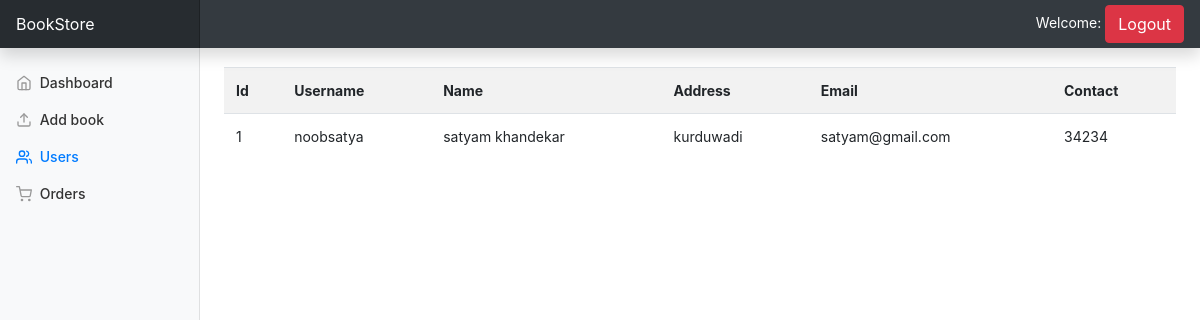
The page /users.php on the database its author committed.
### tables this page shows
CREATE TABLE `register` (
  `id` int(11) NOT NULL,
  `username` varchar(15) NOT NULL,
  `password` varchar(15) NOT NULL,
  `name` varchar(30) NOT NULL,
  `address` varchar(50) NOT NULL,
  `email` varchar(20) NOT NULL,
  `contact` int(10) NOT NULL
);

### users.php (the view, shortened to what this page needs)
<?php
  include 'include/header.php';
?>
          <li class="nav-item">
            <a class="nav-link" href="dashboard.php">
              <span data-feather="home"></span>
              Dashboard <span class="sr-only">(current)</span>
            </a>
          </li>
          <li class="nav-item">
            <a class="nav-link" href="addbook.php">
              <span data-feather="upload"></span>
              Add book
            </a>
          </li>
          <li class="nav-item">
            <a class="nav-link active" href="#">
              <span data-feather="users"></span>
              Users
            </a>
          </li>
         <li class="nav-item">
            <a class="nav-link" href="orders.php">
              <span data-feather="shopping-cart"></span>
              Orders
            </a>
          </li>
        </ul>
         </div>
    </nav>
<main role="main" class="col-md-9 ml-sm-auto col-lg-10 px-md-4">
  <div>
    <?php
    $query = "SELECT * FROM register";
    $result = mysqli_query($connection, $query);
    echo '<div class="tab"><table class="table table-striped"><tr><td id="brow">Id</td><td id="brow">Username</td><td id="brow">Name</td><td id="brow">Address</td><td id="brow">Email</td><td id="brow">Contact</td></tr>';
    while($row = mysqli_fetch_array($result))
    {
      $id =$row[0];
      $username =$row[1];
      $name=$row[3];
      $address=$row[4];
      $email=$row[5];
      $contact=$row[6];
        echo '<tr><td>'.$id.'</td><td>'.$username.'</td><td>'.$name.'</td><td>'.$address.'</td><td>'.$email.'</td><td>'.$contact.'</td></tr>';
     }
    echo '</table></div>';
?>
<?php
  include 'include/footer.php';
?>

### css/admin.css (style rules this page uses)
a { text-decoration:none; color:#6495ed }

### css/dashboard.css (style rules this page uses)
body { font-size: .875rem; }
.feather { width: 16px; height: 16px; vertical-align: text-bottom; }
.sidebar .nav-link { font-weight: 500; color: #333; }
.sidebar .nav-link .feather { margin-right: 4px; color: #999; }
.sidebar .nav-link.active { color: #007bff; }
.sidebar .nav-link:hover .feather, .sidebar .nav-link.active .feather { color: inherit; }

### users.php (style rules this page uses)
#brow { font-weight: bold; }
.tab { margin-top: 2%; }

### rows shown on the page
register: id "1", username "noobsatya", name "satyam khandekar", address "kurduwadi", email "satyam@gmail.com", contact "34234"
